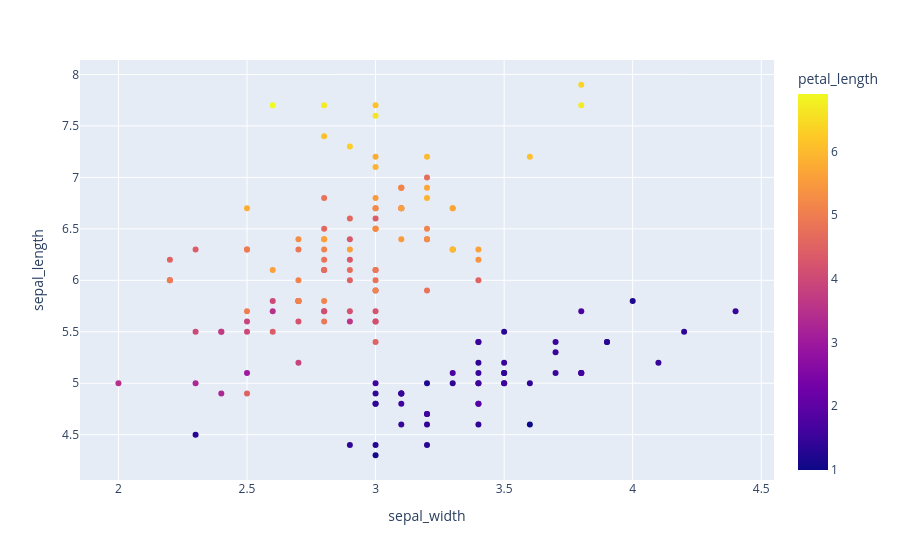

Source (notebook cell):
### Markdown cell above
Color can be continuous, as below, or discrete/categorical, as above.

### Code cell
df = px.data.iris()
fig = px.scatter(df, x="sepal_width", y="sepal_length", color='petal_length')
fig.show()

### Figure 1 — Plotly figure (JSON) as saved in the notebook; plotly's stock layout.template omitted (floating-point values rounded to 4 significant figures; data arrays with more than 128 entries replaced by an {"elided": "..."} marker saying what was removed)
{"data": [{"hovertemplate": "sepal_width=%{x}<br>sepal_length=%{y}<br>petal_length=%{marker.color}<extra></extra>", "legendgroup": "", "marker": {"color": {"elided": "150 float values"}, "coloraxis": "coloraxis", "symbol": "circle"}, "mode": "markers", "name": "", "orientation": "v", "showlegend": false, "type": "scatter", "x": {"elided": "150 float values"}, "xaxis": "x", "y": {"elided": "150 float values"}, "yaxis": "y"}], "layout": {"coloraxis": {"colorbar": {"title": {"text": "petal_length"}}, "colorscale": [[0, "#0d0887"], [0.1111, "#46039f"], [0.2222, "#7201a8"], [0.3333, "#9c179e"], [0.4444, "#bd3786"], [0.5556, "#d8576b"], [0.6667, "#ed7953"], [0.7778, "#fb9f3a"], [0.8889, "#fdca26"], [1, "#f0f921"]]}, "legend": {"tracegroupgap": 0}, "margin": {"t": 60}, "xaxis": {"anchor": "y", "domain": [0, 1], "title": {"text": "sepal_width"}}, "yaxis": {"anchor": "x", "domain": [0, 1], "title": {"text": "sepal_length"}}}}
